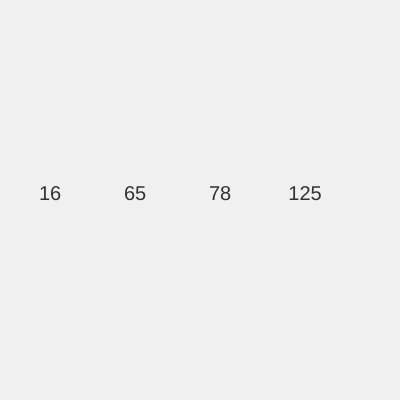
Frame 1 (no input)
Frame 60 (no input): identical to frame 1, image omitted
Frame 120 (the mouse pressed at the canvas centre since frame 60): identical to frame 1, image omitted

The p5.js sketch that drew this single still picture (run headless with seeded random() and noise() and a simulated clock; from frame 60 on, the mouse is pressed at the canvas centre):

// p5.js sketch
// ── sketch.js
let numbers = [16, 65, 78, 125];

let words = ["I", "had", "a", "weird", "dream", "!"];

let num_words = [16, 65, 78, 125, "I", "had", "a", "weird", "dream", "!"];

function setup() {
  createCanvas(400, 400);
}

function draw() {
  background(240);
  fill(50);
  textSize(20);
  textAlign(CENTER);
  
  for (let i = 0; i < numbers.length; i++) {
    text(numbers[i], 50 + i * 85, height/2);
  }
  
  // for (let i = 0; i < words.length; i++) {
  //   text(words[i], width/2, 100 + i * 50);
  // }
}
